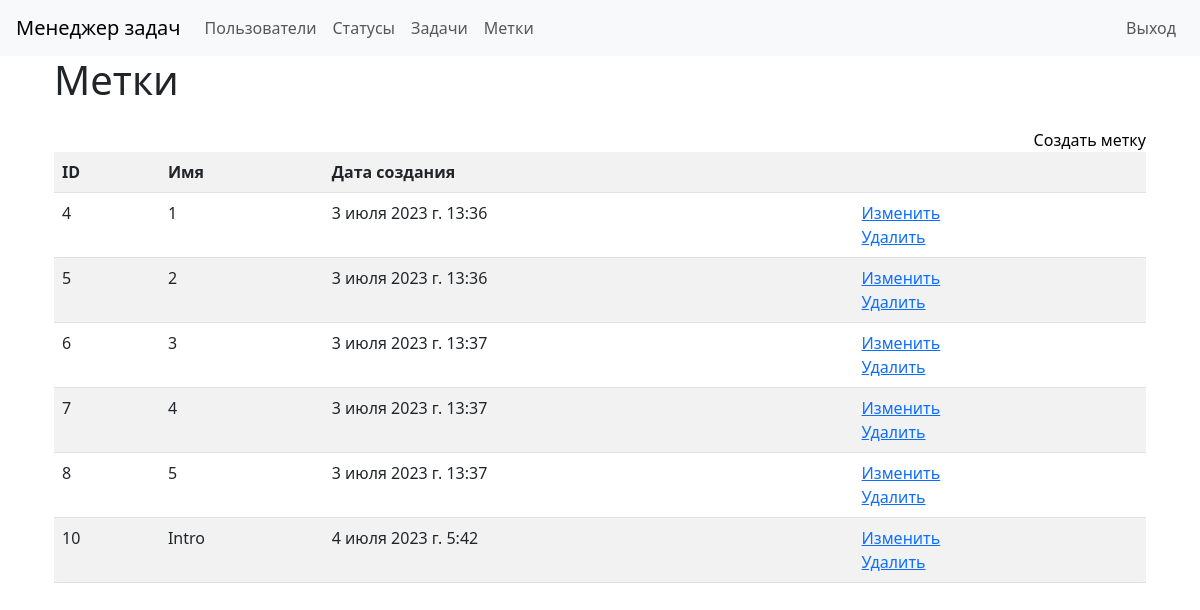
The page /labels/ (signed in) on the database as committed earlier.
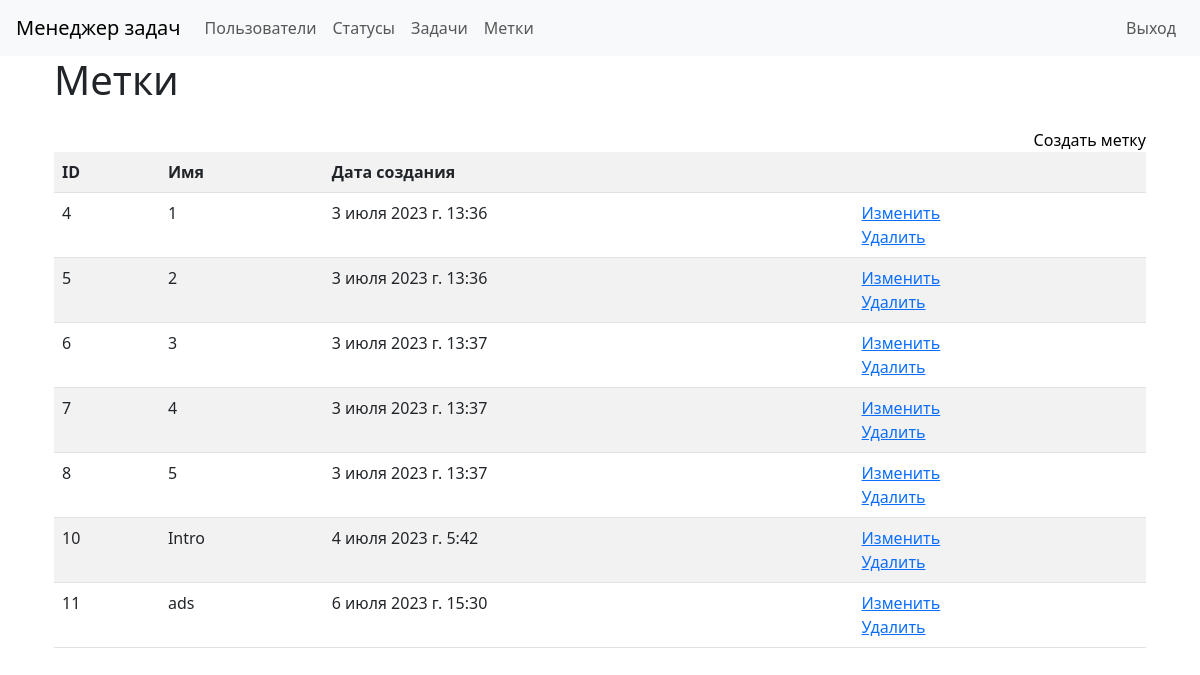
The same page on the database as committed later.
### task_manager/labels/models.py (models this page shows)
class LabelModel(models.Model):
    name = models.CharField(max_length=100)
    timestamp = models.DateTimeField(auto_now_add=True)
    def __str__(self):
        return self.name

### task_manager/labels/views.py (the view)
# urls.py: path('', views.LabelView.as_view(), name='label_list'),
class LabelView(CheckAuthentication, View):
    template_name = 'labels/labels.html'
    def get(self, request, *args, **kwargs):
        labels = LabelModel.objects.all()
        return render(request, self.template_name, {'labels': labels})

### task_manager/utils.py (called while the page is built)
    def dispatch(self, request, *args, **kwargs):
        if not request.user.is_authenticated:
            messages.success(request,
                             _('You are not authorized! Please sign in.'),
                             extra_tags="alert-danger")
        return super().dispatch(request, *args, **kwargs)

### task_manager/labels/templates/labels/labels.html
{% extends "base.html" %}
{% load i18n %}
{% block main %}
<div class="container wrapper flex-grow-1">
    <h1 class="mb-4">{% trans "Labels" %}</h1>
    <a class="d-flex justify-content-end text-black text-decoration-none" href="{% url 'create_label' %}">{% trans "Create label" %}</a>
    <table class="table table-striped">
        <tr>
            <th>ID</th>
            <th>{% trans "Name" %}</th>
            <th>{% trans "Create at" %}</th>
            <th></th>
        </tr>
        {% for label in labels %}
        <tr>
            <td>{{ label.id }}</td>
            <td>{{ label }}</td>
            <td>{{ label.timestamp }}</td>
            <td><a href="{% url 'update_label' pk=label.id %}">{% trans 'Update' %}</a><br>
                <a href="{% url 'delete_label' pk=label.id %}">{% trans "Delete" %}</a></td>
        </tr>
        {% endfor %}
    </table>
</div>
{% endblock %}

Rows that differ between the two databases and show on the page:
added LabelModel: id "11", name "ads", timestamp "6 июля 2023 г. 15:30"
